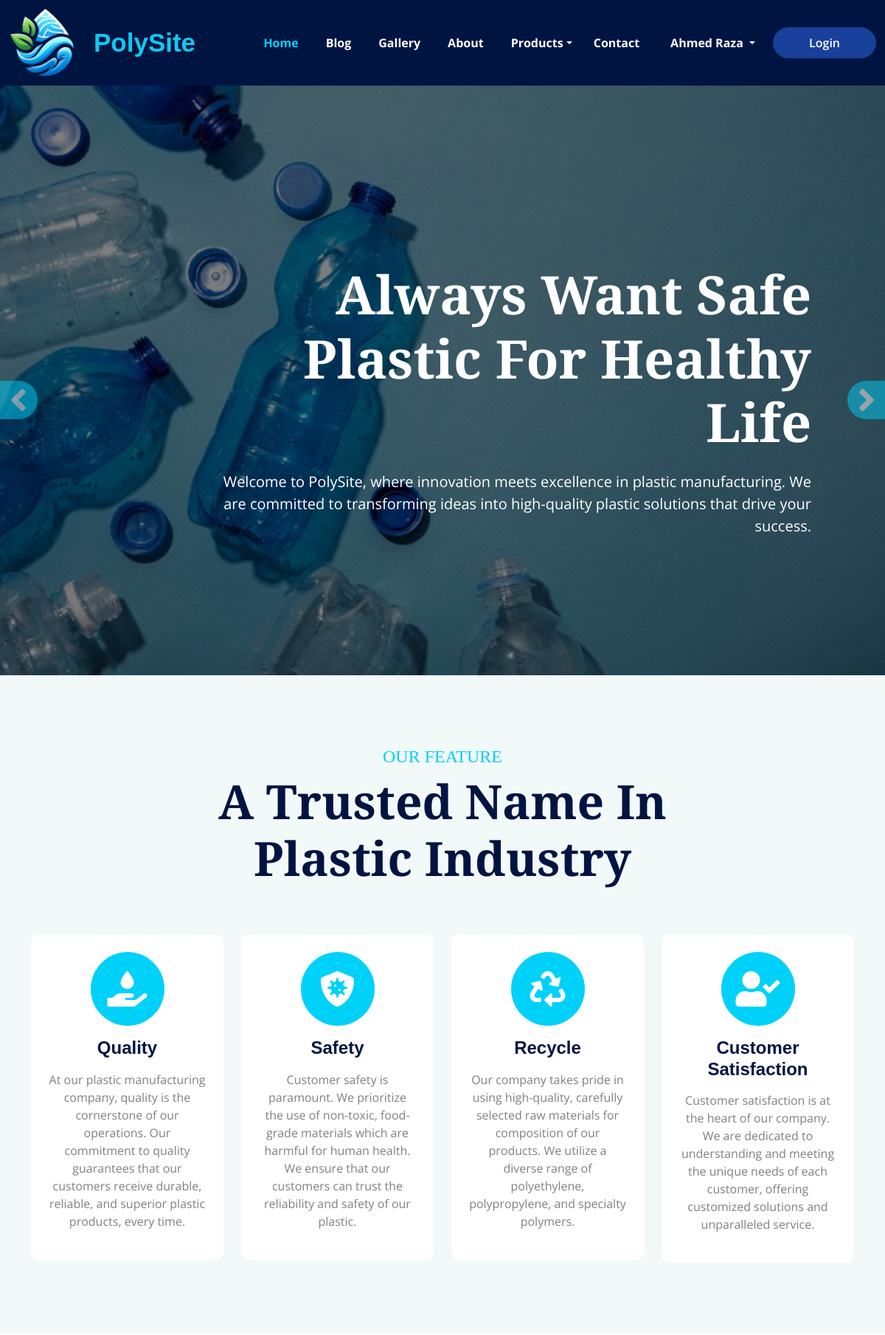
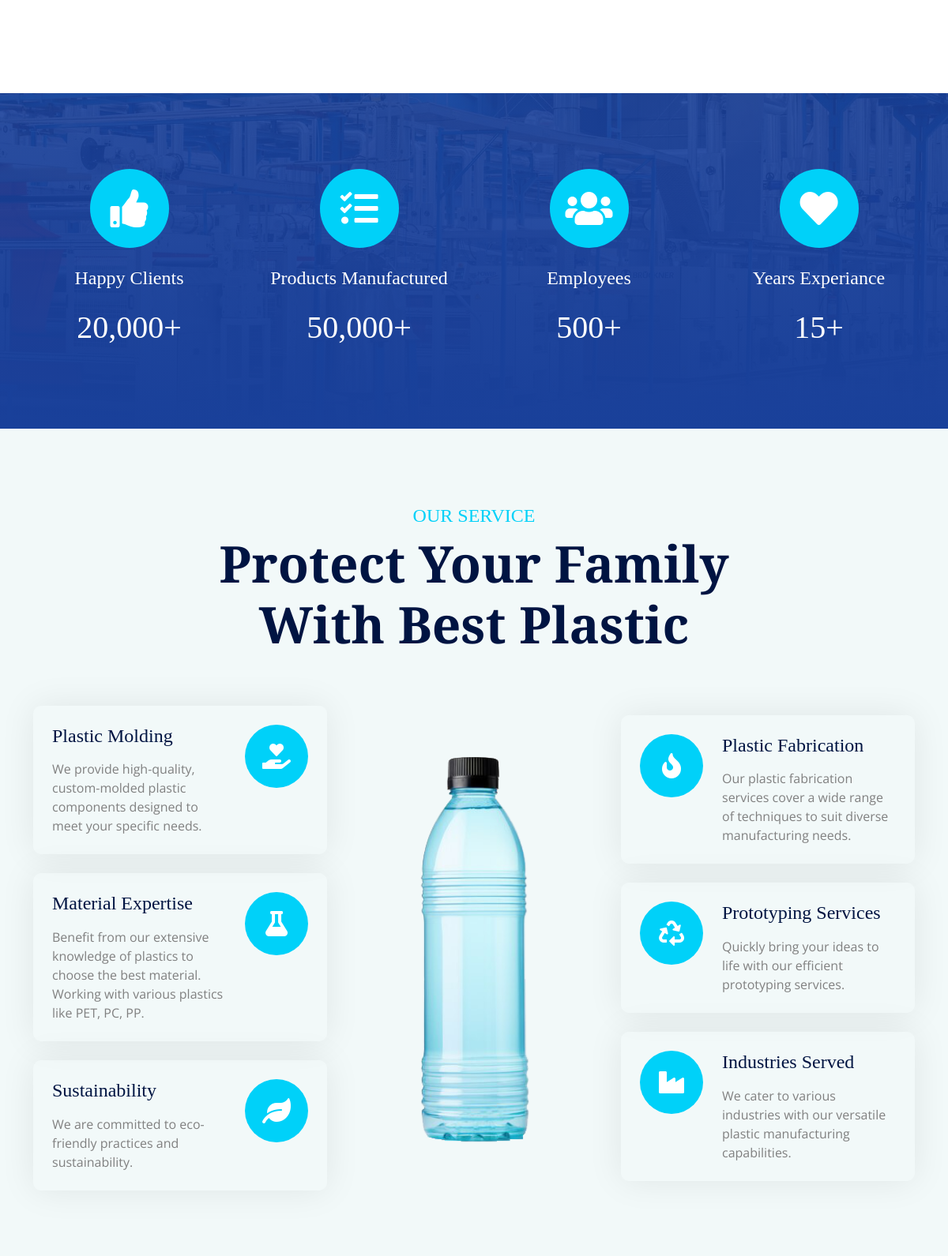
/index.php (signed in, upper part), run on the app's committed database (2 pictures, top to bottom).
### tables this page shows
CREATE TABLE `feature` (
  `id` int(200) NOT NULL,
  `title` varchar(300) NOT NULL,
  `description` varchar(300) NOT NULL
);

### index.php (the view, shortened to what the rows shown need)
<?php
include 'configuration.php';
?>
<!DOCTYPE html>
<html lang="en">
<head>
    <link rel="stylesheet" href="https://use.fontawesome.com/releases/v5.15.4/css/all.css" />
    <link href="https://cdn.jsdelivr.net/npm/bootstrap-icons@1.4.1/font/bootstrap-icons.css" rel="stylesheet">
    <link href="lib/animate/animate.min.css" rel="stylesheet">
    <link href="lib/owlcarousel/assets/owl.carousel.min.css" rel="stylesheet">
    <link href="css/bootstrap.min.css" rel="stylesheet">
    <link href="css/style.css" rel="stylesheet">
    <link href="css/nav.css" rel="stylesheet">
</head>
<body>
    <div class="carousel-header">
        <div id="carouselId" class="carousel slide" data-bs-ride="carousel">
            <div class="carousel-inner" role="listbox">
                <div class="carousel-item active">
                    <div class="carousel-caption-1">
                        <div class="carousel-caption-1-content" style="max-width: 900px;">
                            <h1 class="display-2 text-capitalize text-white mb-4 fadeInLeft animated" data-animation="fadeInLeft" data-delay="1.3s" style="animation-delay: 1.3s;">Always Want Safe Plastic For Healthy Life</h1>
                        </div>
                    </div>
                </div>
            </div>
        </div>
    </div>
    <div class="container-fluid feature bg-light py-5">
        <div class="container py-5">
            <div class="text-center mx-auto pb-5 wow fadeInUp" data-wow-delay="0.2s" style="max-width: 800px;">
                <h1 class="display-3 text-capitalize mb-3">A Trusted Name In Plastic Industry</h1>
            </div>
            <div class="row g-4">
                <div class=" col-md-6 col-lg-6 col-xl-3 wow fadeInUp" data-wow-delay="0.2s">
                    <?php
                    $query1 = "SELECT * FROM `feature` WHERE `id` = '1'";
                    $validate2 = mysqli_query($connection, $query1);
                    while ($show = mysqli_fetch_assoc($validate2)) {
                    ?>
                        <div class="feature-item p-4">
                            <div class="feature-icon mb-3"><i class="fas fa-hand-holding-water text-white fa-3x"></i></div>
                            <p class="h4 mb-3" style="font-family: sans-serif; font-weight: bold;"><?php echo $show['title'] ?></p>
                            <p class="mb-3"><?php echo $show['description'] ?></p>
                        </div>
                    <?php } ?>
                </div>
                <div class=" col-md-6 col-lg-6 col-xl-3 wow fadeInUp" data-wow-delay="0.2s">
                    <?php
                    $query1 = "SELECT * FROM `feature` WHERE `id` = '2'";
                    $validate2 = mysqli_query($connection, $query1);
                    while ($show = mysqli_fetch_assoc($validate2)) {
                    ?>
                        <div class="feature-item p-4">
                            <div class="feature-icon mb-3"><i class="fas fa-shield-virus text-white fa-3x"></i></div>
                            <p class="h4 mb-3" style="font-family: sans-serif; font-weight: bold;"><?php echo $show['title'] ?></p>
                            <p class="mb-3"><?php echo $show['description'] ?></p>
                        </div>
                    <?php } ?>
                </div>
                <div class=" col-md-6 col-lg-6 col-xl-3 wow fadeInUp" data-wow-delay="0.2s">
                    <?php
                    $query1 = "SELECT * FROM `feature` WHERE `id` = '3'";
                    $validate2 = mysqli_query($connection, $query1);
                    while ($show = mysqli_fetch_assoc($validate2)) {
                    ?>
                        <div class="feature-item p-4">
                            <div class="feature-icon mb-3"><i class="fas fa-recycle text-white fa-3x"></i></div>
                            <p class="h4 mb-3" style="font-family: sans-serif; font-weight: bold;"><?php echo $show['title'] ?></p>
                            <p class="mb-3"><?php echo $show['description'] ?></p>
                        </div>
                    <?php } ?>
                </div>
                <div class=" col-md-6 col-lg-6 col-xl-3 wow fadeInUp" data-wow-delay="0.2s">
                    <?php
                    $query1 = "SELECT * FROM `feature` WHERE `id` = '4'";
                    $validate2 = mysqli_query($connection, $query1);
                    while ($show = mysqli_fetch_assoc($validate2)) {
                    ?>
                        <div class="feature-item p-4">
                            <div class="feature-icon mb-3"><i class="fas fa-user-check text-white fa-3x"></i></div>
                            <p class="h4 mb-3" style="font-family: sans-serif; font-weight: bold;"><?php echo $show['title'] ?></p>
                            <p class="mb-3"><?php echo $show['description'] ?></p>
                        </div>
                    <?php } ?>
                </div>
            </div>
        </div>
    </div>
 <div class="container-fluid counter py-5" style="margin-top: 10%;">
        <div class="container py-5">
            <div class="row g-5">
                <div class="col-md-6 col-lg-6 col-xl-3 wow fadeInUp" data-wow-delay="0.2s">
                    <div class="counter-item">
                        <div class="counter-counting">
                            <h1 class="text-white">20,000+</h1>
                        </div>
                    </div>
                </div>
                <div class="col-md-6 col-lg-6 col-xl-3 wow fadeInUp" data-wow-delay="0.4s">
                    <div class="counter-item">
                        <div class="counter-counting">
                            <h1 class="text-white">50,000+</h1>
                        </div>
                    </div>
                </div>
                <div class="col-md-6 col-lg-6 col-xl-3 wow fadeInUp" data-wow-delay="0.6s">
                    <div class="counter-item">
                        <div class="counter-counting">
                            <h1 class="text-white">500+</h1>
                        </div>
                    </div>
                </div>
                <div class="col-md-6 col-lg-6 col-xl-3 wow fadeInUp" data-wow-delay="0.8s">
                    <div class="counter-item">
                        <div class="counter-counting">
                            <h1 class="text-white">15+</h1>
                        </div>
                    </div>
                </div>
            </div>
        </div>
    </div>
    <div class="container-fluid service bg-light overflow-hidden py-5">
        <div class="container py-5">
            <div class="text-center mx-auto pb-5 wow fadeInUp" data-wow-delay="0.2s" style="max-width: 800px;">
                <h1 class="display-3 text-capitalize mb-3">Protect Your Family with Best Plastic</h1>
            </div>
        </div>
    </div>
</body>
</html>

### data on the page
feature: title "Quality", description "At our plastic manufacturing company, quality is the cornerstone of our operations. Our commitment to quality guarantees that our customers receive durable, reliable, and superior plastic products, every time."
feature: title "Safety", description "Customer safety is paramount. We prioritize the use of non-toxic, food-grade materials which are harmful for human health. We ensure that our customers can trust the reliability and safety of our plastic."
feature: title "Recycle", description "Our company takes pride in using high-quality, carefully selected raw materials for composition of our products. We utilize a diverse range of polyethylene, polypropylene, and specialty polymers."
feature: title "Customer Satisfaction", description "Customer satisfaction is at the heart of our company. We are dedicated to understanding and meeting the unique needs of each customer, offering customized solutions and unparalleled service."

### other printed values
$_SESSION[username] "Ahmed Raza"
